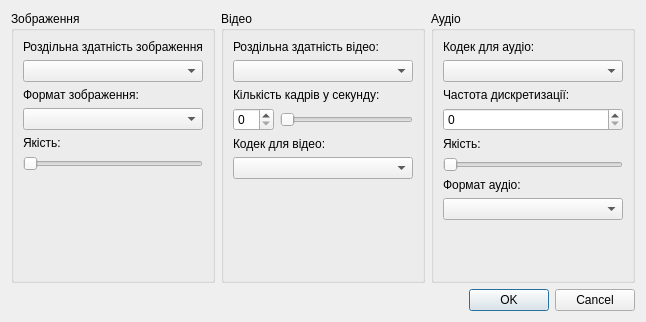
<?xml version="1.0" encoding="UTF-8"?>
<ui version="4.0">
 <class>SettingsUi</class>
 <widget class="QDialog" name="SettingsUi">
  <property name="geometry">
   <rect>
    <x>0</x>
    <y>0</y>
    <width>646</width>
    <height>322</height>
   </rect>
  </property>
  <property name="windowTitle">
   <string>Video Settings</string>
  </property>
  <layout class="QGridLayout" name="gridLayout_3">
   <item row="0" column="4">
    <widget class="QGroupBox" name="groupBoxAudioSettings">
     <property name="title">
      <string>Аудіо</string>
     </property>
     <layout class="QVBoxLayout" name="verticalLayout_2">
      <item>
       <widget class="QLabel" name="labelAudioCodec">
        <property name="text">
         <string>Кодек для аудіо:</string>
        </property>
       </widget>
      </item>
      <item>
       <widget class="QComboBox" name="comboBoxAudioCodec">
        <property name="minimumSize">
         <size>
          <width>180</width>
          <height>0</height>
         </size>
        </property>
       </widget>
      </item>
      <item>
       <widget class="QLabel" name="labelAudioSampleRate">
        <property name="text">
         <string>Частота дискретизації:</string>
        </property>
       </widget>
      </item>
      <item>
       <widget class="QSpinBox" name="spinBoxAudioSampleRate"/>
      </item>
      <item>
       <widget class="QLabel" name="labelAudioQuality">
        <property name="text">
         <string>Якість:</string>
        </property>
       </widget>
      </item>
      <item>
       <widget class="QSlider" name="sliderAudioQuality">
        <property name="maximum">
         <number>4</number>
        </property>
        <property name="orientation">
         <enum>Qt::Horizontal</enum>
        </property>
       </widget>
      </item>
      <item>
       <widget class="QLabel" name="labelAudioFormat">
        <property name="text">
         <string>Формат аудіо:</string>
        </property>
       </widget>
      </item>
      <item>
       <widget class="QComboBox" name="comboBoxAudioFormat">
        <property name="minimumSize">
         <size>
          <width>180</width>
          <height>0</height>
         </size>
        </property>
       </widget>
      </item>
      <item>
       <spacer name="spacer_2">
        <property name="orientation">
         <enum>Qt::Vertical</enum>
        </property>
        <property name="sizeHint" stdset="0">
         <size>
          <width>20</width>
          <height>40</height>
         </size>
        </property>
       </spacer>
      </item>
     </layout>
    </widget>
   </item>
   <item row="1" column="4">
    <widget class="QDialogButtonBox" name="buttonBoxSettings">
     <property name="orientation">
      <enum>Qt::Horizontal</enum>
     </property>
     <property name="standardButtons">
      <set>QDialogButtonBox::Cancel|QDialogButtonBox::Ok</set>
     </property>
    </widget>
   </item>
   <item row="0" column="0">
    <widget class="QGroupBox" name="groupBoxImageSettings">
     <property name="sizePolicy">
      <sizepolicy hsizetype="MinimumExpanding" vsizetype="MinimumExpanding">
       <horstretch>0</horstretch>
       <verstretch>0</verstretch>
      </sizepolicy>
     </property>
     <property name="minimumSize">
      <size>
       <width>200</width>
       <height>0</height>
      </size>
     </property>
     <property name="title">
      <string>Зображення</string>
     </property>
     <layout class="QVBoxLayout" name="verticalLayout">
      <item>
       <widget class="QLabel" name="labelImageResolution">
        <property name="text">
         <string>Роздільна здатність зображення:</string>
        </property>
       </widget>
      </item>
      <item>
       <widget class="QComboBox" name="comboBoxImageResolution">
        <property name="minimumSize">
         <size>
          <width>180</width>
          <height>0</height>
         </size>
        </property>
       </widget>
      </item>
      <item>
       <widget class="QLabel" name="labelImageFormat">
        <property name="text">
         <string>Формат зображення:</string>
        </property>
       </widget>
      </item>
      <item>
       <widget class="QComboBox" name="comboBoxImageCodec">
        <property name="minimumSize">
         <size>
          <width>180</width>
          <height>0</height>
         </size>
        </property>
       </widget>
      </item>
      <item>
       <widget class="QLabel" name="labelImageQuality">
        <property name="text">
         <string>Якість:</string>
        </property>
       </widget>
      </item>
      <item>
       <widget class="QSlider" name="sliderImageQuality">
        <property name="maximum">
         <number>4</number>
        </property>
        <property name="orientation">
         <enum>Qt::Horizontal</enum>
        </property>
       </widget>
      </item>
      <item>
       <spacer name="spacer_1">
        <property name="orientation">
         <enum>Qt::Vertical</enum>
        </property>
        <property name="sizeHint" stdset="0">
         <size>
          <width>20</width>
          <height>40</height>
         </size>
        </property>
       </spacer>
      </item>
     </layout>
    </widget>
   </item>
   <item row="0" column="2" colspan="2">
    <widget class="QGroupBox" name="groupBoxVideoSettings">
     <property name="title">
      <string>Відео</string>
     </property>
     <layout class="QGridLayout" name="gridLayout_2">
      <item row="2" column="0" colspan="2">
       <widget class="QLabel" name="labelVideoFps">
        <property name="text">
         <string>Кількість кадрів у секунду:</string>
        </property>
       </widget>
      </item>
      <item row="0" column="0" colspan="2">
       <widget class="QLabel" name="labelVideoResolution">
        <property name="text">
         <string>Роздільна здатність відео:</string>
        </property>
       </widget>
      </item>
      <item row="5" column="0" colspan="2">
       <widget class="QComboBox" name="comboBoxVideoCodec">
        <property name="minimumSize">
         <size>
          <width>180</width>
          <height>0</height>
         </size>
        </property>
       </widget>
      </item>
      <item row="1" column="0" colspan="2">
       <widget class="QComboBox" name="comboBoxVideoResolution">
        <property name="minimumSize">
         <size>
          <width>180</width>
          <height>0</height>
         </size>
        </property>
       </widget>
      </item>
      <item row="3" column="0" colspan="2">
       <layout class="QHBoxLayout" name="hlFpsSettings">
        <item>
         <widget class="QSpinBox" name="spinBoxVIdeoFps"/>
        </item>
        <item>
         <widget class="QSlider" name="sliderVideoFps">
          <property name="orientation">
           <enum>Qt::Horizontal</enum>
          </property>
         </widget>
        </item>
       </layout>
      </item>
      <item row="4" column="0" colspan="2">
       <widget class="QLabel" name="labelVideoCodec">
        <property name="text">
         <string>Кодек для відео:</string>
        </property>
       </widget>
      </item>
      <item row="6" column="0">
       <spacer name="spacer_0">
        <property name="orientation">
         <enum>Qt::Vertical</enum>
        </property>
        <property name="sizeHint" stdset="0">
         <size>
          <width>20</width>
          <height>40</height>
         </size>
        </property>
       </spacer>
      </item>
     </layout>
    </widget>
   </item>
  </layout>
 </widget>
 <resources/>
 <connections>
  <connection>
   <sender>buttonBoxSettings</sender>
   <signal>accepted()</signal>
   <receiver>SettingsUi</receiver>
   <slot>accept()</slot>
   <hints>
    <hint type="sourcelabel">
     <x>322</x>
     <y>272</y>
    </hint>
    <hint type="destinationlabel">
     <x>44</x>
     <y>230</y>
    </hint>
   </hints>
  </connection>
  <connection>
   <sender>buttonBoxSettings</sender>
   <signal>rejected()</signal>
   <receiver>SettingsUi</receiver>
   <slot>reject()</slot>
   <hints>
    <hint type="sourcelabel">
     <x>405</x>
     <y>262</y>
    </hint>
    <hint type="destinationlabel">
     <x>364</x>
     <y>227</y>
    </hint>
   </hints>
  </connection>
 </connections>
</ui>
